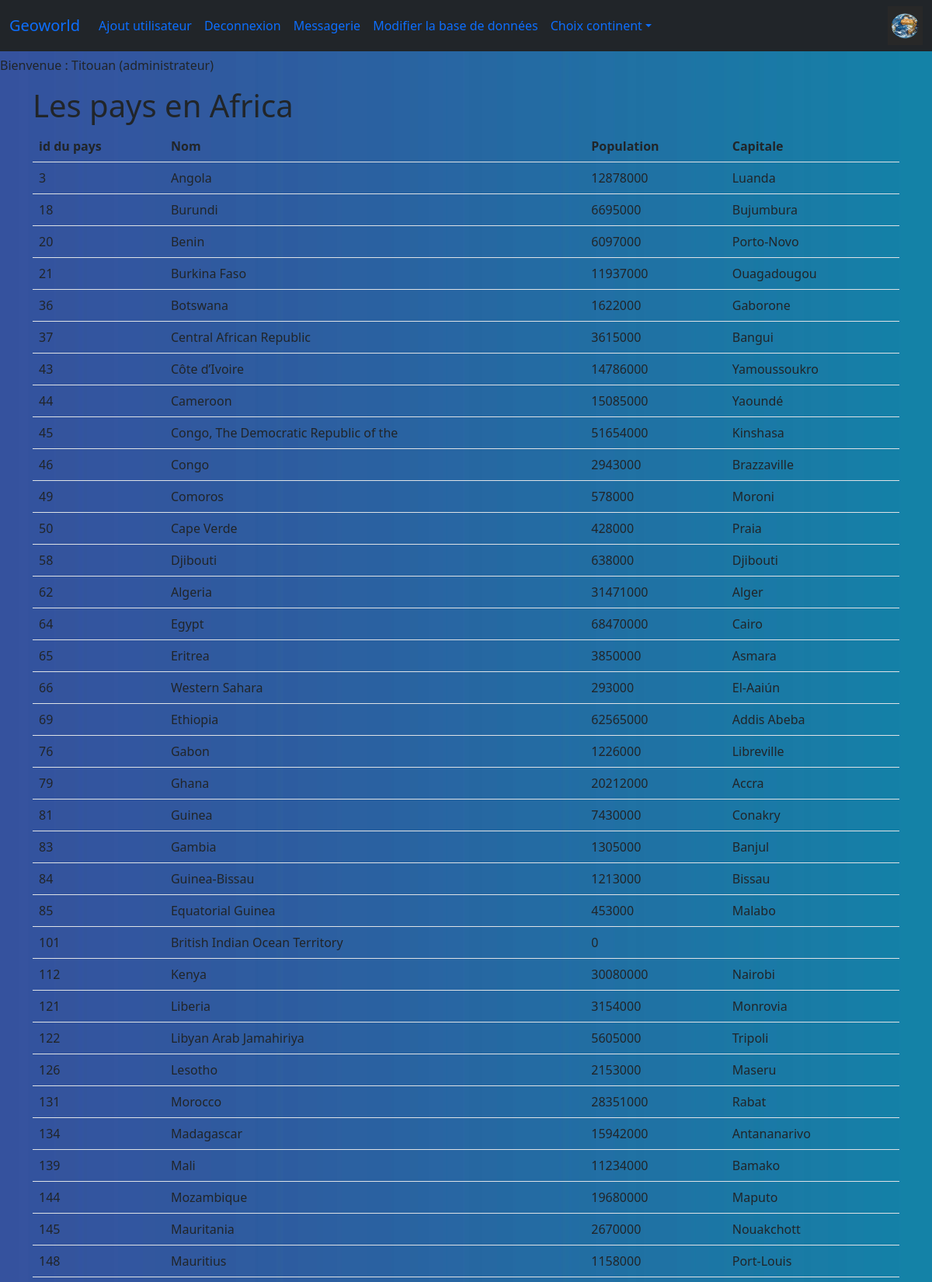
The app's page /accueil.php (signed in, upper part) with its own data.
### tables this page shows
CREATE TABLE IF NOT EXISTS `country` (
  `id` int NOT NULL AUTO_INCREMENT,
  `Code` char(3) DEFAULT NULL,
  `Name` char(52) NOT NULL DEFAULT '',
  `Continent` enum('Asia','Europe','North America','Africa','Oceania','Antarctica','South America') NOT NULL DEFAULT 'Asia',
  `Region` char(26) NOT NULL DEFAULT '',
  `SurfaceArea` float(10,2) NOT NULL DEFAULT '0.00',
  `IndepYear` smallint DEFAULT NULL,
  `Population` int NOT NULL DEFAULT '0',
  `LifeExpectancy` float(3,1) DEFAULT NULL,
  `GNP` float(10,2) DEFAULT NULL,
  `GNPOld` float(10,2) DEFAULT NULL,
  `LocalName` char(45) NOT NULL DEFAULT '',
  `GovernmentForm` char(45) NOT NULL DEFAULT '',
  `HeadOfState` char(60) DEFAULT NULL,
  `Capital` int DEFAULT NULL,
  `Code2` char(2) NOT NULL DEFAULT '',
  PRIMARY KEY (`id`) USING BTREE
);

### inc/manager-db.php (called while the page is built, shortened)
<?php
require_once 'connect-db.php';
function getCountriesByContinent($continent)
{
    global $pdo;
    $query = 'SELECT * FROM Country WHERE Continent = :cont;';
    $prep = $pdo->prepare($query);
    $prep->bindValue(':cont', $continent, PDO::PARAM_STR);
    $prep->execute();
    return $prep->fetchAll();
}
function getNomCapitale($idcapitale){
    global $pdo;
    $sql = $pdo->prepare("SELECT city.Name FROM city WHERE :idc= city.id");
    $sql->bindParam(':idc', $idcapitale , PDO::PARAM_INT);
    $sql->execute();
    $nomcapitale = $sql->fetchColumn();
    return $nomcapitale;
}
?>

### accueil.php (the view, shortened to what this page needs)
<?php
require_once 'header.php';
require_once 'inc/manager-db.php';
if (isset($_SESSION['nom']) && isset($_SESSION['role'])) {
echo "<p style=text-align:left;>Bienvenue : ".$_SESSION['nom']. " (".$_SESSION['role'].")";
}
else
header ('location: authentification.php');
if(!empty($_GET['continent'])){
  $continent=$_GET['continent'];
  }
  else{
  $continent='Africa';
  }
$desPays = getCountriesByContinent($continent);
?>
<body>
  <main role="main" class="flex-shrink-0">
    <div class="container">
      <h1 onclick="info(this)">Les pays en <?php echo"$continent" ?></h1>
      <div>
        <table class="table">
           <tr>
              <th>id du pays</th>
              <th>Nom</th>
              <th>Population</th>
              <th>Capitale</th>
           </tr>
          <?php foreach ($desPays as $pays) : ?>
          <tr>
            <td> <?php echo $pays->id ?></td>
            <td> <?php echo $pays->Name ?></td>
            <td> <?php echo $pays->Population ?></td>
            <td> <?php echo getNomCapitale($pays->Capital) ?></td>
          </tr>
          <?php endforeach ?>
        </table>
      </div>
    </div>
  </main>
</body>
<?php
require_once 'footer.php';
?>

### css/custom.css (style rules this page uses)
body { min-height: 75rem; padding-top: 4.5rem; background-image: url(../images/option6.jpg); }

### records on screen
country: id "3", Name "Angola", Population "12878000", Capital "Luanda"
country: id "18", Name "Burundi", Population "6695000", Capital "Bujumbura"
country: id "20", Name "Benin", Population "6097000", Capital "Porto-Novo"
country: id "21", Name "Burkina Faso", Population "11937000", Capital "Ouagadougou"
country: id "36", Name "Botswana", Population "1622000", Capital "Gaborone"
country: id "37", Name "Central African Republic", Population "3615000", Capital "Bangui"
country: id "43", Name "Côte d’Ivoire", Population "14786000", Capital "Yamoussoukro"
country: id "44", Name "Cameroon", Population "15085000", Capital "Yaoundé"
country: id "45", Name "Congo, The Democratic Republic of the", Population "51654000", Capital "Kinshasa"
country: id "46", Name "Congo", Population "2943000", Capital "Brazzaville"
country: id "49", Name "Comoros", Population "578000", Capital "Moroni"
country: id "50", Name "Cape Verde", Population "428000", Capital "Praia"
country: id "58", Name "Djibouti", Population "638000", Capital "Djibouti"
country: id "62", Name "Algeria", Population "31471000", Capital "Alger"
country: id "64", Name "Egypt", Population "68470000", Capital "Cairo"
country: id "65", Name "Eritrea", Population "3850000", Capital "Asmara"
country: id "66", Name "Western Sahara", Population "293000", Capital "El-Aaiún"
country: id "69", Name "Ethiopia", Population "62565000", Capital "Addis Abeba"
country: id "76", Name "Gabon", Population "1226000", Capital "Libreville"
country: id "79", Name "Ghana", Population "20212000", Capital "Accra"
country: id "81", Name "Guinea", Population "7430000", Capital "Conakry"
country: id "83", Name "Gambia", Population "1305000", Capital "Banjul"
country: id "84", Name "Guinea-Bissau", Population "1213000", Capital "Bissau"
country: id "85", Name "Equatorial Guinea", Population "453000", Capital "Malabo"
country: id "101", Name "British Indian Ocean Territory", Population "0"
country: id "112", Name "Kenya", Population "30080000", Capital "Nairobi"
country: id "121", Name "Liberia", Population "3154000", Capital "Monrovia"
country: id "122", Name "Libyan Arab Jamahiriya", Population "5605000", Capital "Tripoli"
country: id "126", Name "Lesotho", Population "2153000", Capital "Maseru"
country: id "131", Name "Morocco", Population "28351000", Capital "Rabat"
country: id "134", Name "Madagascar", Population "15942000", Capital "Antananarivo"
country: id "139", Name "Mali", Population "11234000", Capital "Bamako"
country: id "144", Name "Mozambique", Population "19680000", Capital "Maputo"
country: id "145", Name "Mauritania", Population "2670000", Capital "Nouakchott"
country: id "148", Name "Mauritius", Population "1158000", Capital "Port-Louis"

### other values on screen
$_SESSION['nom'] "Titouan"
$_SESSION['role'] "administrateur"
$continent "Africa"
